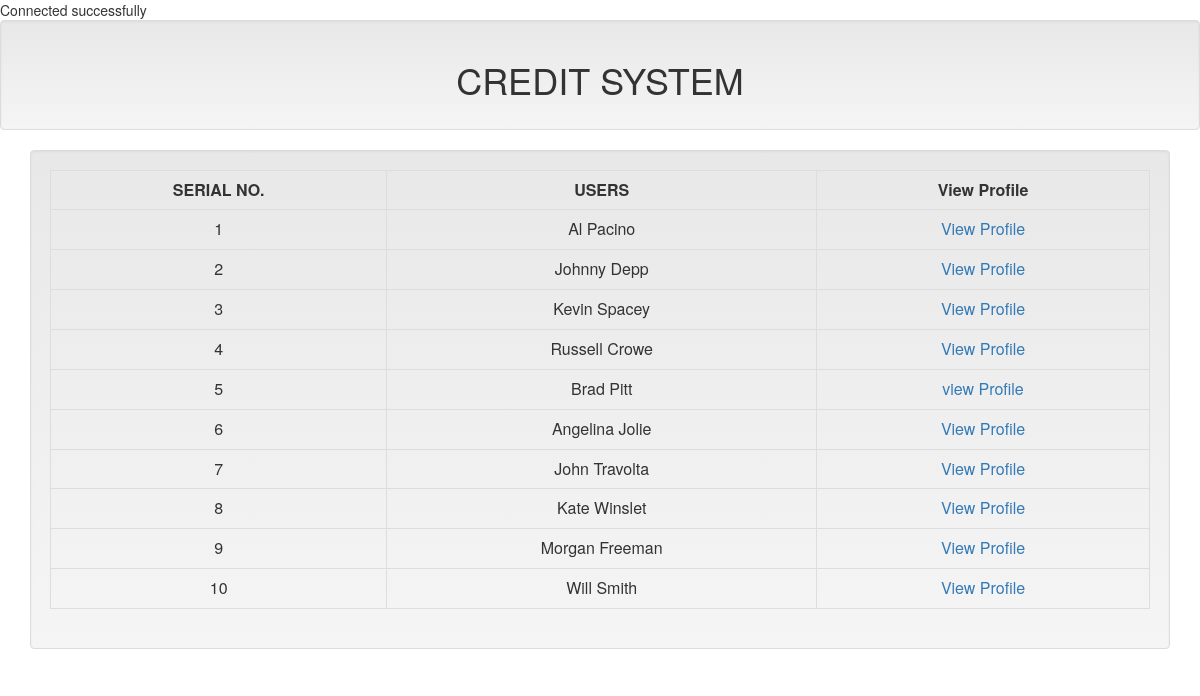
The page / on the database its author committed.
### tables this page shows
CREATE TABLE `name` (
  `ID` int(10) NOT NULL,
  `Name` varchar(15) NOT NULL,
  `E-mail` text NOT NULL,
  `Mobile No.` int(12) NOT NULL,
  `Credit` int(100) NOT NULL
);

### dbcon.php (called while the page is built, shortened)
<?php
$servername = "localhost";
$Name = "root";
$password = "";
$con = new mysqli($servername, $Name, $password, 'alluser');
$query1 = " SELECT * FROM `name` WHERE `Name` = 'Al Pacino' ";
  $run1 = mysqli_query($con, $query1);
  $AlPacino = mysqli_fetch_assoc($run1);
  $query2 = " SELECT * FROM `name` WHERE `Name` = 'Johnny Depp' ";
  $run2 = mysqli_query($con, $query2);
  $JohnnyDepp = mysqli_fetch_assoc($run2);
  $query3 = " SELECT * FROM `name` WHERE `Name` = 'Kevin Spacey' ";
  $run3 = mysqli_query($con, $query3);
  $KevinSpacey = mysqli_fetch_assoc($run3);
  $query4 = " SELECT * FROM `name` WHERE `Name` = 'Russell Crowe' ";
  $run4 = mysqli_query($con, $query4);
  $RussellCrowe = mysqli_fetch_assoc($run4);
  $query5 = " SELECT * FROM `name` WHERE `Name` = 'Brad Pitt' ";
  $run5 = mysqli_query($con, $query5);
  $BradPitt = mysqli_fetch_assoc($run5);
  $query6 = " SELECT * FROM `name` WHERE `Name` = 'Angelina Jolie' ";
  $run6 = mysqli_query($con, $query6);
  $AngelinaJolie = mysqli_fetch_assoc($run6);
  $query7 = " SELECT * FROM `name` WHERE `Name` = 'John Travolta' ";
  $run7 = mysqli_query($con, $query7);
  $JohnTravolta = mysqli_fetch_assoc($run7);
  $query8 = " SELECT * FROM `name` WHERE `Name` = 'Kate Winslet' ";
  $run8 = mysqli_query($con, $query8);
  $KateWinslet = mysqli_fetch_assoc($run8);
  $query9 = " SELECT * FROM `name` WHERE `Name` = 'Morgan Freeman' ";
  $run9 = mysqli_query($con, $query9);
  $MorganFreeman = mysqli_fetch_assoc($run9);
  $query10 = " SELECT * FROM `name` WHERE `Name` = 'Will Smith' ";
  $run10 = mysqli_query($con, $query10);
  $WillSmith = mysqli_fetch_assoc($run10);
  ?>

### index.php (the view)
<?php
      include 'dbcon.php';
      include 'includes/header.php';
?>
<div class="container">
  <div class="well">
    <table class="table table-responsive table-bordered">
      <tr>
        <th>SERIAL NO.</th>
        <th>USERS</th>
        <th>View Profile</th>
      </tr>
      <tr>
        <td> <?php echo $AlPacino['ID']; ?> </td>
        <td> <?php echo $AlPacino['Name']; ?> </td>
       <td> <a href="card1.php">View Profile</a> </td>
      </tr>
      <tr>
        <td> <?php echo $JohnnyDepp['ID']; ?> </td>
        <td> <?php echo $JohnnyDepp['Name']; ?> </td>
        <td> <a href="card2.php">View Profile</a> </td>
      </tr>
      <tr>
        <td> <?php echo $KevinSpacey['ID']; ?> </td>
        <td> <?php echo $KevinSpacey['Name']; ?> </td>
        <td> <a href="card3.php">View Profile</a> </td>
      </tr>
      <tr>
        <td> <?php echo $RussellCrowe['ID']; ?> </td>
        <td> <?php echo $RussellCrowe['Name']; ?> </td>
        <td> <a href="card4.php">View Profile</a> </td>
      </tr>
     <tr>
        <td> <?php echo $BradPitt['ID']; ?> </td>
        <td> <?php echo $BradPitt['Name']; ?> </td>
        <td> <a href="card5.php">view Profile</a> </td>
      </tr>
      <tr>
        <td> <?php echo $AngelinaJolie['ID']; ?> </td>
        <td> <?php echo $AngelinaJolie['Name']; ?> </td>
        <td> <a href="card6.php">View Profile</a> </td>
      </tr>
      <tr>
        <td> <?php echo $JohnTravolta['ID']; ?> </td>
        <td> <?php echo $JohnTravolta['Name']; ?> </td>
        <td> <a href="card7.php">View Profile</a> </td>
      </tr>
      <tr>
        <td> <?php echo $KateWinslet['ID']; ?> </td>
        <td> <?php echo $KateWinslet['Name']; ?> </td>
        <td> <a href="card8.php">View Profile</a> </td>
      </tr>
      <tr>
        <td> <?php echo $MorganFreeman['ID']; ?> </td>
        <td> <?php echo $MorganFreeman['Name']; ?> </td>
        <td> <a href="card9.php">View Profile</a> </td>
      </tr>
      <tr>
        <td> <?php echo $WillSmith['ID']; ?> </td>
        <td> <?php echo $WillSmith['Name']; ?> </td>
        <td> <a href="card10.php">View Profile</a> </td>
      </tr>
    </table>
  </div>
</div>
</body>
</html>

### includes/header.php (shortened to what this page needs)
<!DOCTYPE html>
<html lang="en" dir="ltr">
  <head>
<link rel="stylesheet" href="https://maxcdn.bootstrapcdn.com/bootstrap/3.3.7/css/bootstrap.min.css">
<link rel="stylesheet" href="https://maxcdn.bootstrapcdn.com/bootstrap/3.3.7/css/bootstrap-theme.min.css">
  </head>
  <body>
    <div class="well">
        <h1 align="center">CREDIT SYSTEM</h1>
    </div>

### includes/header.php (style rules this page uses)
th, td { text-align: center; }

### rows shown on the page
name: ID "1", Name "Al Pacino"
name: ID "2", Name "Johnny Depp"
name: ID "3", Name "Kevin Spacey"
name: ID "4", Name "Russell Crowe"
name: ID "5", Name "Brad Pitt"
name: ID "6", Name "Angelina Jolie"
name: ID "7", Name "John Travolta"
name: ID "8", Name "Kate Winslet"
name: ID "9", Name "Morgan Freeman"
name: ID "10", Name "Will Smith"
